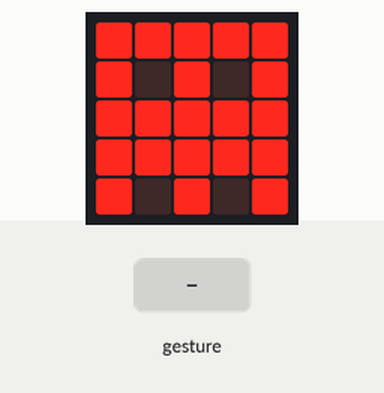
The program below on a simulated BBC micro:bit running MicroPython. On the bench: the board's 5×5 LED display. The inputs (shaded band) are chosen by the test bench. Random numbers come from a fixed seed; a tilt is held for 1.5 s and a shake lasts 1 s, then the board lies face up again.

Above: at 1.2 s.
1.3 s: gesture 'shake'
At 2.3 s:
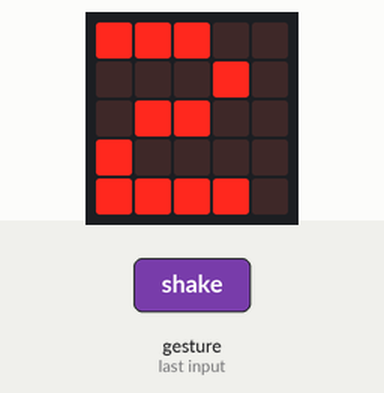
Timing chart, 0 to 4.3 s (numbered marks = the images above; inputs shaded):
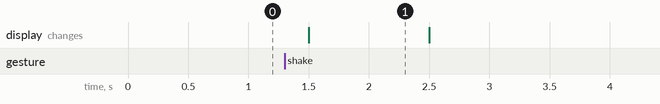

The program:

agitar.py
```python
# Imports go at the top
from microbit import *
import random

while True:
    if accelerometer.was_gesture('shake'):
        display.show(random.randint(0,10))
        sleep(1000)
    else:
        display.show(Image.GHOST)
```

Measured:
- after the input at 1.3 s, the display: changes after 0.20 s (image 1)
- what the display in image 1 shows lasts 1.0 s, from 1.5 s to 2.5 s
